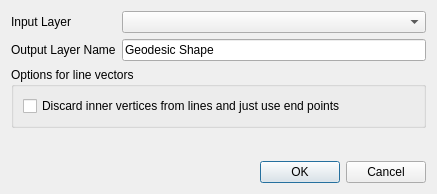
<?xml version="1.0" encoding="UTF-8"?>
<ui version="4.0">
 <class>Dialog</class>
 <widget class="QDialog" name="Dialog">
  <property name="geometry">
   <rect>
    <x>0</x>
    <y>0</y>
    <width>437</width>
    <height>194</height>
   </rect>
  </property>
  <property name="windowTitle">
   <string>Geodesic Shape Densifier</string>
  </property>
  <property name="modal">
   <bool>true</bool>
  </property>
  <layout class="QVBoxLayout" name="verticalLayout">
   <item>
    <layout class="QFormLayout" name="formLayout_2">
     <property name="fieldGrowthPolicy">
      <enum>QFormLayout::AllNonFixedFieldsGrow</enum>
     </property>
     <item row="0" column="0">
      <widget class="QLabel" name="label">
       <property name="text">
        <string>Input Layer</string>
       </property>
      </widget>
     </item>
     <item row="0" column="1">
      <widget class="QgsMapLayerComboBox" name="inputLineComboBox">
       <property name="sizePolicy">
        <sizepolicy hsizetype="Expanding" vsizetype="Fixed">
         <horstretch>0</horstretch>
         <verstretch>0</verstretch>
        </sizepolicy>
       </property>
      </widget>
     </item>
     <item row="1" column="0">
      <widget class="QLabel" name="label_3">
       <property name="text">
        <string>Output Layer Name</string>
       </property>
      </widget>
     </item>
     <item row="1" column="1">
      <widget class="QLineEdit" name="geodesicLineNameLineEdit">
       <property name="text">
        <string>Geodesic Shape</string>
       </property>
      </widget>
     </item>
    </layout>
   </item>
   <item>
    <widget class="QGroupBox" name="groupBox">
     <property name="title">
      <string>Options for line vectors</string>
     </property>
     <layout class="QVBoxLayout" name="verticalLayout_2">
      <item>
       <widget class="QCheckBox" name="discardVerticesCheckBox">
        <property name="text">
         <string>Discard inner vertices from lines and just use end points</string>
        </property>
        <property name="checked">
         <bool>false</bool>
        </property>
       </widget>
      </item>
     </layout>
    </widget>
   </item>
   <item>
    <spacer name="verticalSpacer">
     <property name="orientation">
      <enum>Qt::Vertical</enum>
     </property>
     <property name="sizeHint" stdset="0">
      <size>
       <width>20</width>
       <height>40</height>
      </size>
     </property>
    </spacer>
   </item>
   <item>
    <widget class="QDialogButtonBox" name="buttonBox">
     <property name="orientation">
      <enum>Qt::Horizontal</enum>
     </property>
     <property name="standardButtons">
      <set>QDialogButtonBox::Cancel|QDialogButtonBox::Ok</set>
     </property>
    </widget>
   </item>
  </layout>
 </widget>
 <customwidgets>
  <customwidget>
   <class>QgsMapLayerComboBox</class>
   <extends>QComboBox</extends>
   <header>qgis.gui</header>
  </customwidget>
 </customwidgets>
 <resources/>
 <connections>
  <connection>
   <sender>buttonBox</sender>
   <signal>accepted()</signal>
   <receiver>Dialog</receiver>
   <slot>accept()</slot>
   <hints>
    <hint type="sourcelabel">
     <x>248</x>
     <y>254</y>
    </hint>
    <hint type="destinationlabel">
     <x>157</x>
     <y>274</y>
    </hint>
   </hints>
  </connection>
  <connection>
   <sender>buttonBox</sender>
   <signal>rejected()</signal>
   <receiver>Dialog</receiver>
   <slot>reject()</slot>
   <hints>
    <hint type="sourcelabel">
     <x>316</x>
     <y>260</y>
    </hint>
    <hint type="destinationlabel">
     <x>286</x>
     <y>274</y>
    </hint>
   </hints>
  </connection>
 </connections>
</ui>
